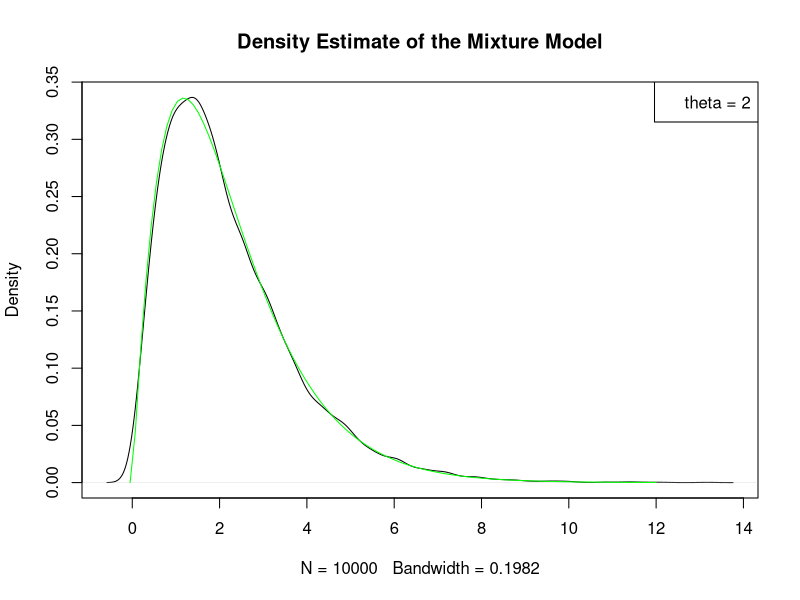
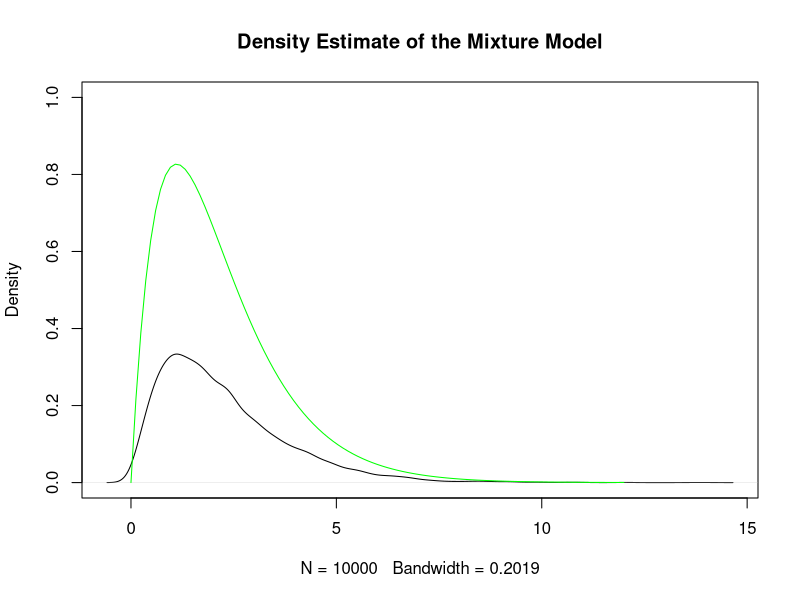

Generate these figures, in order, with R:
## ---- chunk 1
rmgamma <- function(theta, n) {
    w1 <- 2*gamma(theta)/(2*gamma(theta) + gamma(theta + 0.5))
    z <- runif(n) < w1
    z <- sapply(1:n, function(x) ifelse(z[x], rgamma(1, shape = theta), 
                rgamma(1, shape = theta + 0.5)))
    return(z)
    
}

set.seed(326)
rsamples <- rmgamma(theta = 2, n = 10000)
true_dist <- function(x, theta = 2) {
    w1 <- 2*gamma(theta)/(2*gamma(theta) + gamma(theta + 0.5))
    (1-w1)*dgamma(x, shape = theta + 0.5) + w1*dgamma(x, shape = theta)
}
plot(density(rsamples),
     main = "Density Estimate of the Mixture Model")
curve(true_dist, from = -0.05, to = 12, add = T, col = "green")
legend("topright", 
  legend = c("theta = 2"))
## ---- chunk 2
ratio <- function(x) {
    sqrt(4 + x)/(2 + sqrt(x))
}

rej_sample <- function(M, n, theta) { 
    M <- M/(2*gamma(theta) + gamma(theta + 0.5))
    n.accepts <- 0
    res <- rep(NA, n)
    while (n.accepts < n) {
        y <- rmgamma(n = 1, theta = theta)
        u <- runif(1) 
        if (u < ratio(y)/M) {
            n.accepts <- n.accepts + 1
            res[n.accepts] <- y
        }
    }
    
    res
}

rsamples2 <- rej_sample(M = 1, n = 10000, theta = 2)
true_dist2 <- function(x, theta = 2) {
    sqrt(x + 4) * exp(-x) * x^(theta - 1)
}

plot(density(rsamples2),
     main = "Density Estimate of the Mixture Model",
     ylim = c(0, 1))
curve(true_dist2, from = 0, to = 12, add = T, col = "green")


## ---- chunk 3
### generate r mixture normal

update_pi <- function(y, mu, sig2, pi_old) {
    sum_part <- pi_old * dnorm(y, mu[1], sqrt(sig2[1])) + 
        (1 - pi_old) * dnorm(y, mu[2], sqrt(sig2[2]))
    p <- pi_old * dnorm(y, mu[1], sqrt(sig2[1]))/sum_part
    pi_new <- mean(p)
    pi_new
}

update_z <- function(n, pi) {
        z <- t(rmultinom(n = n, size = 1, prob = c(pi, 1-pi)))
}

update_mu <- function(sig2, y, z) {
    n <- length(y)
    tau <- 1/sig2
    zy <- y * z
    mu_1 <- colSums(zy)*tau/(n*tau + 1/10^2)
    sd_1 <- sqrt(1/(n*tau + 1/10^2))
    cbind(rnorm(n = 1, mean = mu_1[1], sd = sd_1[1]),
          rnorm(n = 1, mean = mu_1[2], sd = sd_1[2]))
          
}

update_sig2 <- function(mu, y, z) {
    n <- length(y)
    alpha <- 0.5 + n/2
    zy <- y * z
    beta_1 <- 10 + sum((zy[,1] - mu[1])^2)
    beta_2 <- 10 + sum((zy[,2] - mu[2])^2)
    sig2_inv_1 <- rgamma(n = 1, shape = alpha, rate = beta_1)
    sig2_inv_2 <- rgamma(n = 1, shape = alpha, rate = beta_2)
    cbind(1/sig2_inv_1, 1/sig2_inv_2)
}

gibbs <- function(y, niter, init) {
    mu_out <- matrix(nrow = 2, ncol = niter)
    sig2_out <- matrix(nrow = 2, ncol = niter)
    pi_out <- matrix(nrow = 1, ncol = niter)
    mu_current <- init$mu
    pi_current <- init$pi
    ## for gibbs sampler
    for (i in 1:niter) {
        z_current <- update_z(n = length(y), pi = pi_current)
        sig2_current <- update_sig2(y = y, mu = mu_current, z = z_current)
        mu_current <- update_mu(sig2 = sig2_current, y = y, z = z_current)
        pi_current <- update_pi(sig2 = sig2_current, y = y, 
                                pi_old = pi_current, mu = mu_current)
        sig2_out[, i] <- sig2_current
        mu_out[, i] <- mu_current
        pi_out[, i] <- pi_current
    }
    list(mu = mu_out, sig2 = sig2_out, pi = pi_out)
}

(mu <- rnorm(2, mean = 0, sd = 10))
(sig2 <- 1/rgamma(n = 2, shape = 0.5, rate = 10))
S <- cbind(rnorm(n = 100, mu[1], sqrt(sig2[1])), 
           rnorm(n = 100, mu[2], sqrt(sig2[2])))
ind <- t(rmultinom(n = 100, size = 1, prob = c(0.3, 0.6)))
y <- rowSums(S * ind)
res <- gibbs(y = y, niter = 1000, init = list(pi = 0.5, mu = c(15, -20)))
